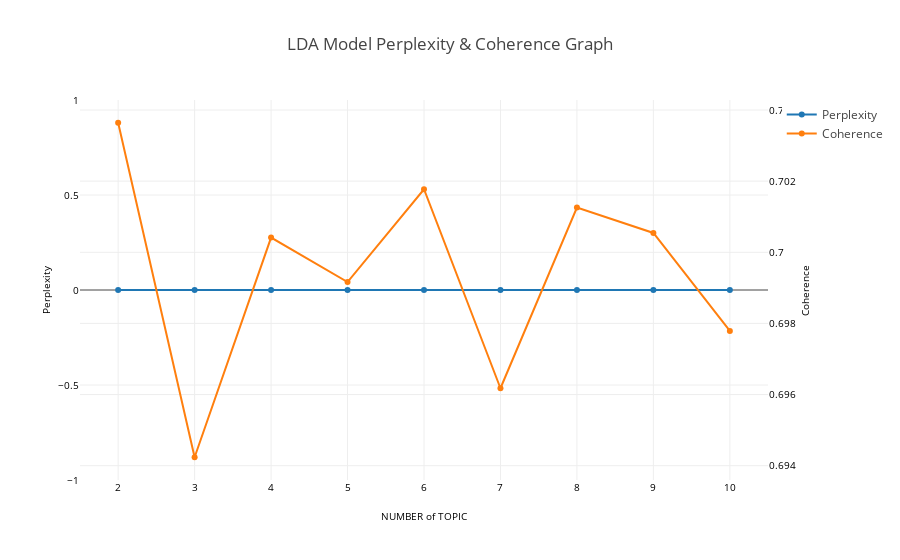

This figure's notebook cell:
### Code cell
MAX_TOPICS = 10 

#coherence, perplexity
tc.set_plotly()
tc.get_model_validation_graph("hdp", tokenized_sentence_list, MAX_TOPICS)

### Figure 1 — Plotly figure (JSON) as saved in the notebook; plotly's stock layout.template omitted (floating-point values rounded to 4 significant figures)
{"data": [{"marker": {}, "name": "Perplexity", "type": "scatter", "x": ["2", "3", "4", "5", "6", "7", "8", "9", "10"], "y": [0, 0, 0, 0, 0, 0, 0, 0, 0], "yaxis": "y"}, {"marker": {}, "name": "Coherence", "type": "scatter", "x": ["2", "3", "4", "5", "6", "7", "8", "9", "10"], "y": [0.7036, 0.6942, 0.7004, 0.6992, 0.7018, 0.6962, 0.7013, 0.7005, 0.6978], "yaxis": "y2"}], "layout": {"title": "LDA Model Perplexity & Coherence Graph", "xaxis": {"dtick": 1, "exponentformat": "e", "showexponent": "all", "showticklabels": true, "tickangle": 0, "tickfont": {"color": "black", "size": 10}, "title": "NUMBER of TOPIC", "titlefont": {"color": "black", "size": 10}}, "yaxis": {"exponentformat": "e", "showexponent": "all", "showticklabels": true, "tickangle": 0, "tickfont": {"color": "black", "size": 10}, "title": "Perplexity", "titlefont": {"color": "black", "size": 10}}, "yaxis2": {"overlaying": "y", "showticklabels": true, "side": "right", "tickangle": 0, "tickfont": {"color": "black", "size": 10}, "title": "Coherence", "titlefont": {"color": "black", "size": 10}}}}
